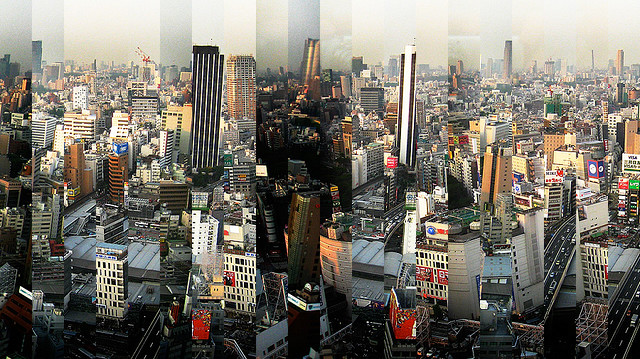
#> input picture TokyoPanoramaShredded.png, 640 x 359 px
$ python numpy-unshredder.py   (Python 2 division)
#> lines starting #> are read from the running program, lines starting #| are printed output that depends on the picture
# For an explanation of this code, see
# http://portwempreludium.tumblr.com/post/13108758604/instagram-unshredding

import PIL.Image, numpy, fractions
image = numpy.asarray(PIL.Image.open('TokyoPanoramaShredded.png').convert('L'))
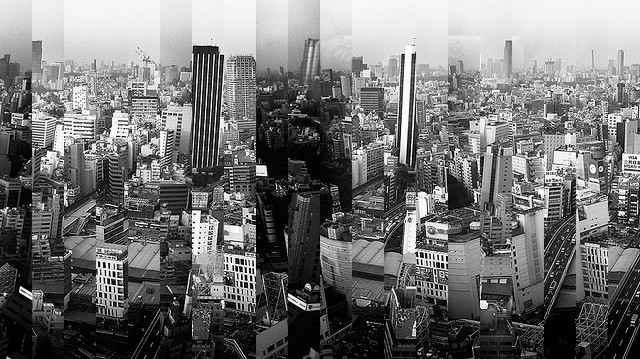
#> image: shape (359, 640); min 0, max 255, mean 114.5

def sequence(conn, start):
    seq = [start]
    while conn[seq[0]] not in seq:
        seq.insert(0, conn[seq[0]])
    return len(seq), seq

diff = numpy.diff([numpy.mean(column) for column in image.transpose()])
#> diff = 639 values, max 55.11 at index 31, min -53.43 at index 255, mean 0.0449
threshold, width = 0, 0
while width < 5 and threshold < 255:
    boundaries = [index+1 for index, d in enumerate(diff) if d > threshold]
#> (the run stopped early here; a loop or call above may not have finished)
